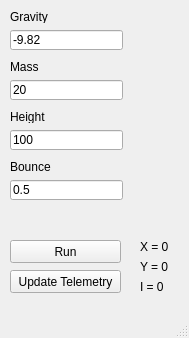
<?xml version="1.0" encoding="UTF-8"?>
<ui version="4.0">
 <class>cpp_phys_sim_demoClass</class>
 <widget class="QMainWindow" name="cpp_phys_sim_demoClass">
  <property name="geometry">
   <rect>
    <x>0</x>
    <y>0</y>
    <width>189</width>
    <height>338</height>
   </rect>
  </property>
  <property name="sizePolicy">
   <sizepolicy hsizetype="Fixed" vsizetype="Fixed">
    <horstretch>0</horstretch>
    <verstretch>0</verstretch>
   </sizepolicy>
  </property>
  <property name="windowTitle">
   <string>Sim Settings</string>
  </property>
  <widget class="QWidget" name="centralWidget">
   <widget class="QLabel" name="label">
    <property name="geometry">
     <rect>
      <x>10</x>
      <y>10</y>
      <width>47</width>
      <height>13</height>
     </rect>
    </property>
    <property name="text">
     <string>Gravity</string>
    </property>
   </widget>
   <widget class="QLineEdit" name="edGrav">
    <property name="geometry">
     <rect>
      <x>10</x>
      <y>30</y>
      <width>113</width>
      <height>20</height>
     </rect>
    </property>
    <property name="text">
     <string>-9.82</string>
    </property>
   </widget>
   <widget class="QLabel" name="label_2">
    <property name="geometry">
     <rect>
      <x>10</x>
      <y>60</y>
      <width>47</width>
      <height>13</height>
     </rect>
    </property>
    <property name="text">
     <string>Mass</string>
    </property>
   </widget>
   <widget class="QLineEdit" name="edMass">
    <property name="geometry">
     <rect>
      <x>10</x>
      <y>80</y>
      <width>113</width>
      <height>20</height>
     </rect>
    </property>
    <property name="text">
     <string>20</string>
    </property>
   </widget>
   <widget class="QLabel" name="label_3">
    <property name="geometry">
     <rect>
      <x>10</x>
      <y>110</y>
      <width>47</width>
      <height>13</height>
     </rect>
    </property>
    <property name="text">
     <string>Height</string>
    </property>
   </widget>
   <widget class="QLineEdit" name="edHeight">
    <property name="geometry">
     <rect>
      <x>10</x>
      <y>130</y>
      <width>113</width>
      <height>20</height>
     </rect>
    </property>
    <property name="text">
     <string>100</string>
    </property>
   </widget>
   <widget class="QPushButton" name="btnRun">
    <property name="geometry">
     <rect>
      <x>10</x>
      <y>240</y>
      <width>111</width>
      <height>23</height>
     </rect>
    </property>
    <property name="text">
     <string>Run</string>
    </property>
   </widget>
   <widget class="QPushButton" name="btnUpdate">
    <property name="geometry">
     <rect>
      <x>10</x>
      <y>270</y>
      <width>111</width>
      <height>23</height>
     </rect>
    </property>
    <property name="text">
     <string>Update Telemetry</string>
    </property>
   </widget>
   <widget class="QLabel" name="labelX">
    <property name="geometry">
     <rect>
      <x>140</x>
      <y>240</y>
      <width>47</width>
      <height>13</height>
     </rect>
    </property>
    <property name="text">
     <string>X = 0</string>
    </property>
   </widget>
   <widget class="QLabel" name="labelY">
    <property name="geometry">
     <rect>
      <x>140</x>
      <y>260</y>
      <width>47</width>
      <height>13</height>
     </rect>
    </property>
    <property name="text">
     <string>Y = 0</string>
    </property>
   </widget>
   <widget class="QLabel" name="labelI">
    <property name="geometry">
     <rect>
      <x>140</x>
      <y>280</y>
      <width>47</width>
      <height>13</height>
     </rect>
    </property>
    <property name="text">
     <string>I = 0</string>
    </property>
   </widget>
   <widget class="QLabel" name="label_4">
    <property name="geometry">
     <rect>
      <x>10</x>
      <y>160</y>
      <width>47</width>
      <height>13</height>
     </rect>
    </property>
    <property name="text">
     <string>Bounce</string>
    </property>
   </widget>
   <widget class="QLineEdit" name="edBounce">
    <property name="geometry">
     <rect>
      <x>10</x>
      <y>180</y>
      <width>113</width>
      <height>20</height>
     </rect>
    </property>
    <property name="text">
     <string>0.5</string>
    </property>
   </widget>
  </widget>
  <widget class="QStatusBar" name="statusBar"/>
 </widget>
 <layoutdefault spacing="6" margin="11"/>
 <resources>
  <include location="cpp_phys_sim_demo.qrc"/>
 </resources>
 <connections/>
</ui>
